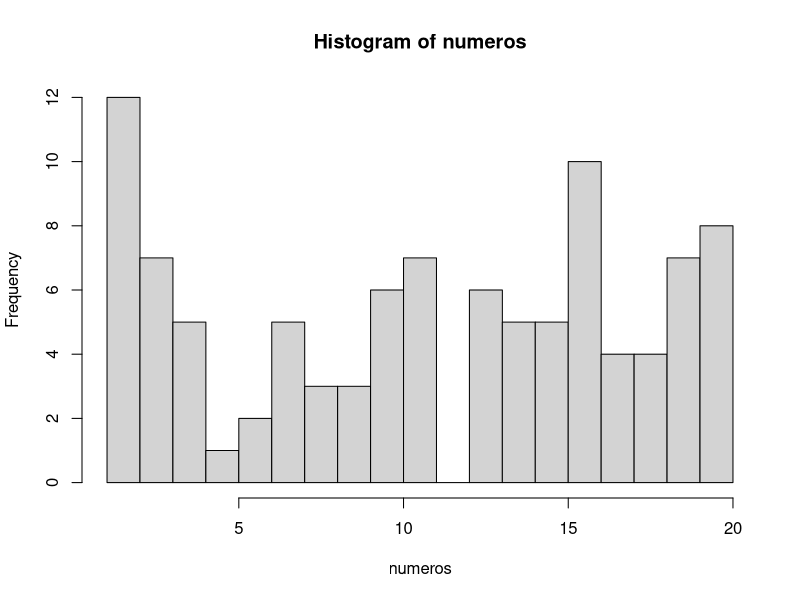

Write the R code that produced this figure.
## ---- chunk 1
numeros <- sample(1:20, 100, TRUE)
numeros
## ---- chunk 2
mediana <- median(numeros)
mediana
## ---- chunk 3
media <- mean(numeros)
media
## ---- chunk 4
# El argumento breaks nos permite dividir en histograma en las partes que queramos
hist(numeros, breaks = 20)
## ---- chunk 5
tabla.frecuencias <- data.frame(table(numeros))
tabla.frecuencias
## ---- chunk 6
# Con la función seq, creamos una secuencia de 1 a 10 en intervalos de 0.1 en 0.1
secuencia <- seq(1, 10, 0.1)
muestra <- sample(secuencia, 100, TRUE)
muestra
## ---- chunk 7
# Aquí el cálculo de la mediana 
mediana.muestra <- median(muestra)
mediana.muestra
## ---- chunk 8
# Aquí el cálculo de la media
media.muestra <- mean(muestra)
media.muestra
## ---- chunk 9
# Aquí el cálculo de la moda
moda.muestra <- data.frame(table(muestra))
moda.muestra
